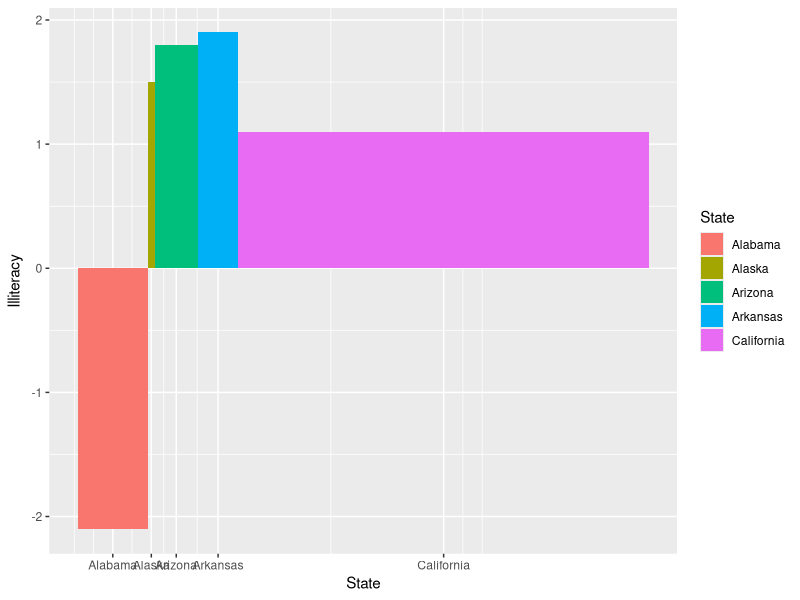
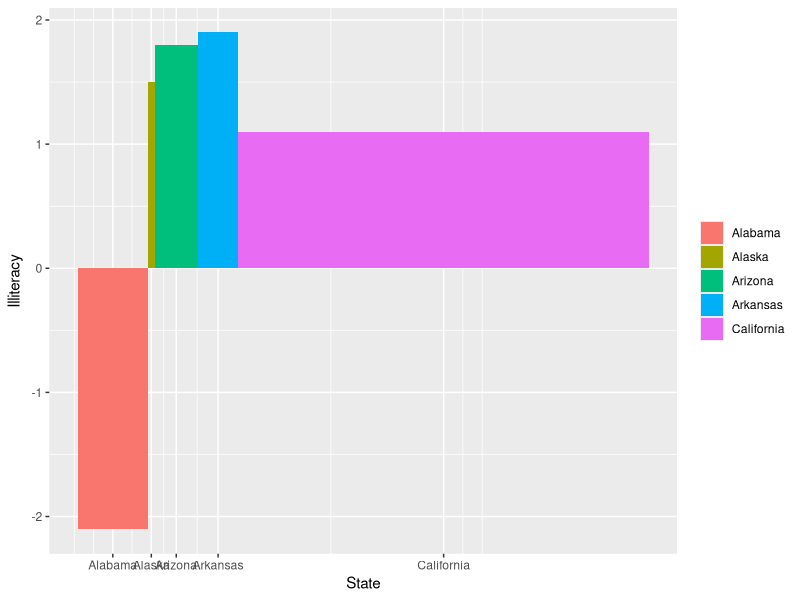
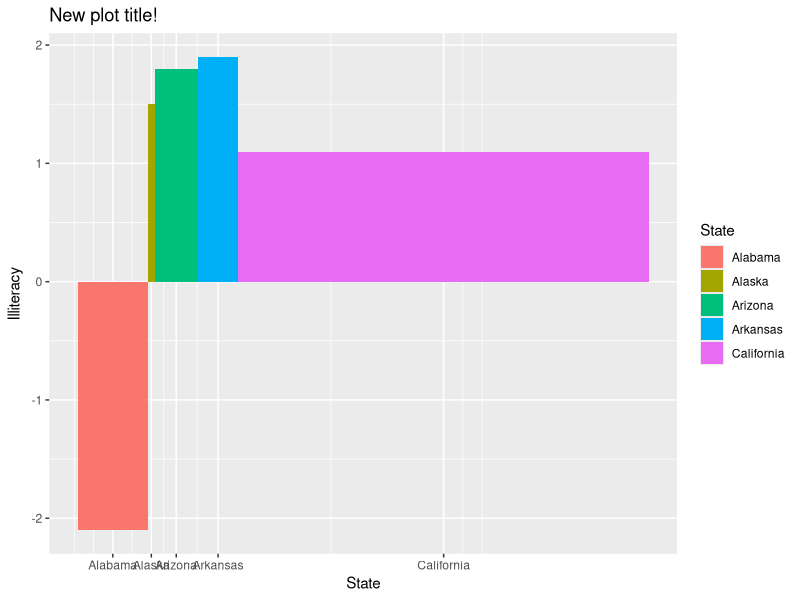

The R script that drew these images, in order:
library(ggplot2)
library(dplyr)
library(grid)

library(tibble)
df <- state.x77 %>% data.frame %>% 
  rownames_to_column("State") %>% select(State, Population, Illiteracy) %>%
  head(5) %>% 
  mutate(Illiteracy = ifelse(State == "Alabama", -Illiteracy, Illiteracy)) %>%
  mutate(Region = ifelse(State %in% c("Alabama", "Arkansas"), "South", "West"))




positions <- function(width) {
  0.5 * (cumsum(width) + cumsum(c(0, width[-length(width)])))
}

barmekko <- function(df, x, y, width) {
  # TODO: add smart sorting (width or y or data source order)
  xlabel <- substitute(x)
  ylabel <- substitute(y)
  x <- eval(substitute(x), df)
  y <- eval(substitute(y), df)
  width <- eval(substitute(width), df)
  pos <- positions(width)
  ggplot() +
    geom_bar(aes(x = pos, width = width, y = y, fill = x), stat = "identity") +
    scale_x_continuous(labels = x, breaks = pos) +
    xlab(xlabel) + ylab(ylabel) + guides(fill=guide_legend(title=xlabel))
}


bmx <- barmekko(df, x = State, y = Illiteracy, width = Population)
bmx
bmx + guides(fill=guide_legend(title=NULL))
bmx + labs(title = "New plot title!")

# does NOT work with ggplotly- width is the only thing missing, though it
# has the negative --> positive bug seen before in plotly for geom_bar
# (so probably couldn't use it even if that's fixed)
# ggplotly()
